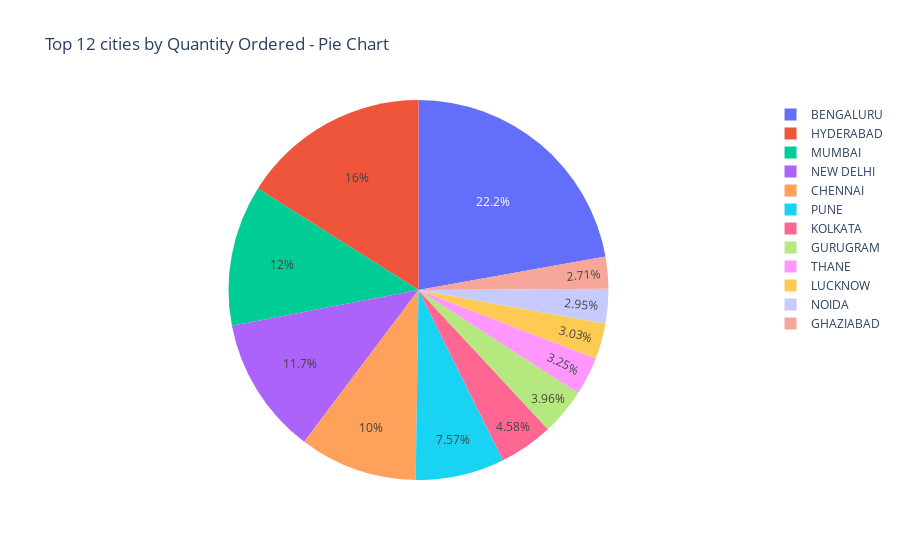

The cell this chart's notebook holds for it:
### Code cell
import plotly.express as px

# Assuming you have the statewise_summary DataFrame with the required data
top_12_cities_by_quantity = citywise_summary.head(12)

fig = px.pie(top_12_cities_by_quantity, names='city', values='Total Order Amount (INR)',
             title='Top 12 cities by Quantity Ordered - Pie Chart', labels={'Total Order Amount (INR)': 'Total Sales (INR)'})

fig.show()

### Figure 1 — Plotly figure (JSON) as saved in the notebook; plotly's stock layout.template omitted (floating-point values rounded to 4 significant figures)
{"data": [{"domain": {"x": [0, 1], "y": [0, 1]}, "hovertemplate": "city=%{label}<br>Total Sales (INR)=%{value}<extra></extra>", "labels": ["BENGALURU", "HYDERABAD", "MUMBAI", "NEW DELHI", "CHENNAI", "PUNE", "KOLKATA", "GURUGRAM", "THANE", "LUCKNOW", "NOIDA", "GHAZIABAD"], "legendgroup": "", "name": "", "showlegend": true, "type": "pie", "values": [6850000.0, 4946000.0, 3704462, 3614000.0, 3099000.0, 2339000.0, 1415000.0, 1222000.0, 1004000.0, 933900.0, 910700.0, 835600.0]}], "layout": {"legend": {"tracegroupgap": 0}, "title": {"text": "Top 12 cities by Quantity Ordered - Pie Chart"}}}
